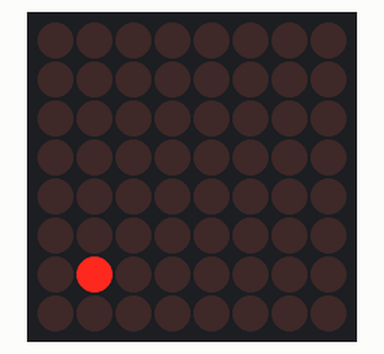
This sketch was run on a simulated Arduino Uno, built with avr-gcc and run on an emulated ATmega328P. Parts: 8×8 LED matrix.

Above: at 0.1 s.
At 2.2 s:
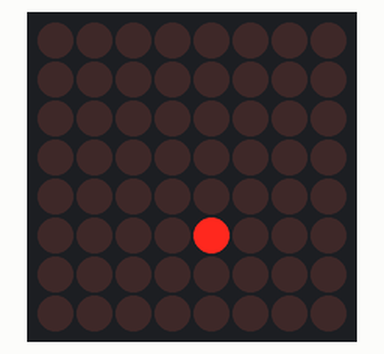
At 3.6 s:
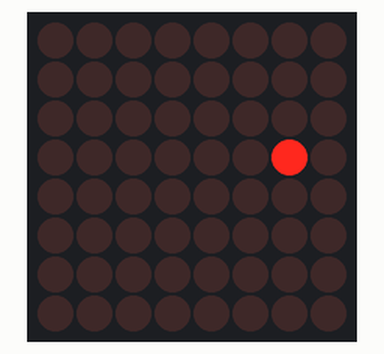
At 5.0 s:
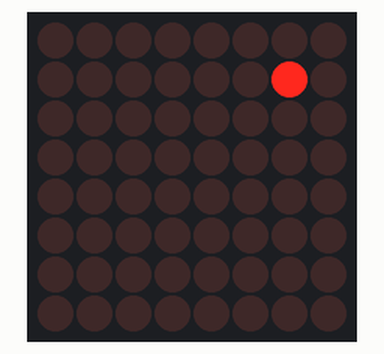
At 7.8 s:
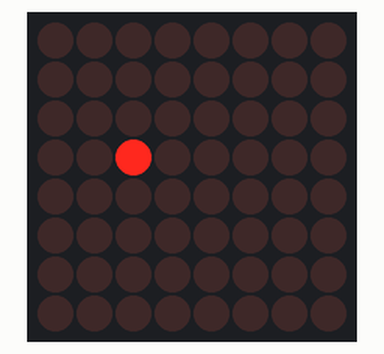
At 10.6 s:
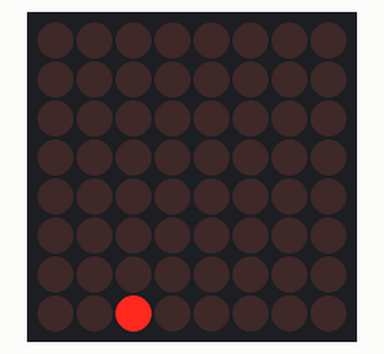

The sketch:

proyecto_micros.ino
```cpp
/*sistemas digitales "mini air hockey"
se incluye la libreria led control la cual fue descargada a traves del programa de arduino IDE*/
#include "LedControl.h"
int i=6,j=1,aux=0,aux1=0; //variables globales que son utilizadas para el codigo
/*
 la funcion led control es para definir la configuracion de la matriz
 pin 12 es la conexion del DIN o DATA
 pin 11 es la conexion del CLK
 pin 10 es la conexion del CS
 */
LedControl lc=LedControl(12,11,10,1);

unsigned long delaytime=100;

void setup()
{

  lc.shutdown(0,false); // como el controlador de la matriz esta en modo de ahorro de energia se incia con lo siguiente

  lc.setIntensity(0,8); // se configura el brillo de la matriz

  lc.clearDisplay(0); // lo que hace esto es limpiar la matriz
}


void MDD() //MDD hace alucion a movimiento del disco
{
/* lo que hace el siguiente codigo es que donde inicie el disco tome un comportamiento y rebote en las paredes de la matriz simulando el movimiento del disco*/
  do
  {
    if(aux1==0)
    {
      lc.clearDisplay(0);
      lc.setLed(0,i,j,1); // esta funcion tiene como objetivo el prender un led en la posicion i,j
      delay(700);
      j++;
      if(j==7)
      {
        aux1=1;
      }

    }
    else
    {
      lc.clearDisplay(0);
      lc.setLed(0,i,j,1);
      delay(700);
      j--;
      if(j==0)
      {
        aux1=0;
      }
    }
    i++;
    if(i==7)
    {
     aux=1;
    }

  }while(aux==0);

  do
  {
    if(aux1==0)
    {
      lc.clearDisplay(0);
      lc.setLed(0,i,j,1);
      delay(700);
      j++;
      if(j==7)
      {
        aux1=1;
      }

    }
    else
    {
      lc.clearDisplay(0);
      lc.setLed(0,i,j,1);
      delay(700);
      j--;
      if(j==0)
      {
        aux1=0;
      }
    }
    i--;
    if(i==0)
    {
     aux=0;
    }
  }
  while(aux==1);


}

void loop()
{
  MDD();

}
```

Measured:
- by itself, everything shown: repeats every 9.8 s, in 14 steps
- what the display in image 1 shows lasts 0.7 s, from 2.1 s to 2.8 s
